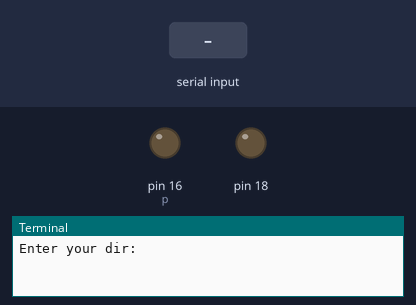
The program below on a simulated Raspberry Pi (header pin numbers). On the bench: output pins drawn as LEDs (lit = HIGH), the last lines printed to the terminal. Inputs (shaded band) come from the test bench.

Above: at 1.2 s.
1.3 s: "F" typed at the terminal
At 2.5 s:
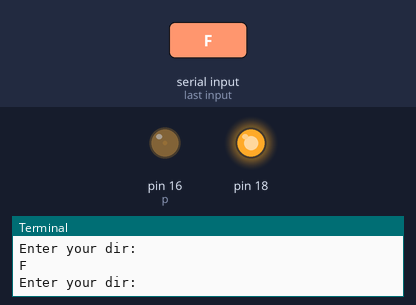
2.8 s: "B" typed at the terminal
At 3.7 s:
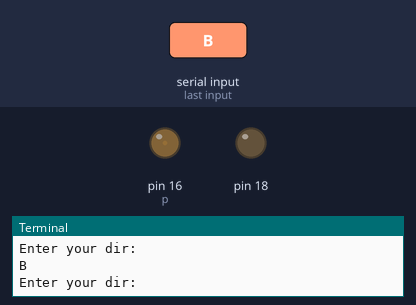
4.3 s: "stop" typed at the terminal
At 4.8 s:
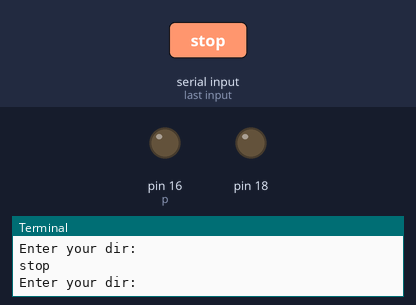
Timing chart, 0 to 7.3 s (numbered marks = the images above; inputs shaded):
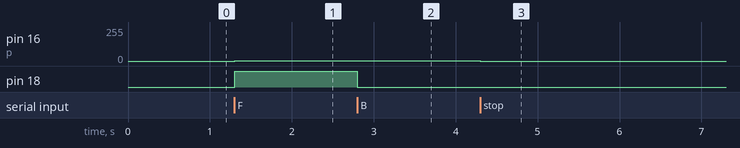

Measured:
- after the input at 1.3 s, pin 16 (p): 0/255 → 3/255 at once; pin 18: LOW → HIGH at once
- after the input at 2.8 s, pin 18: HIGH → LOW at once
- after the input at 4.3 s, pin 16 (p): 3/255 → 0/255 at once

The program:

s1.py
```python
import RPi.GPIO as GPIO, time
import sys

GPIO.setmode(GPIO.BOARD)
GPIO.setup(16, GPIO.OUT)
GPIO.setup(18, GPIO.OUT)

p = GPIO.PWM(16, 7000)

def SpinMotor(dire):
    p.ChangeFrequency(7000)
    GPIO.output(18,dire)
    p.start(1)
    time.sleep(0.01)
    return True
while True:
    dir_input = raw_input("Enter your dir: ")
    if dir_input == "F":
        SpinMotor(True)
    elif dir_input == "B":
        SpinMotor(False)
    elif dir_input == "stop":
        p.stop()
        dir_input = ""
    elif dir_input == "shutdown":
        p.stop()
        GPIO.cleanup()
        break
```
